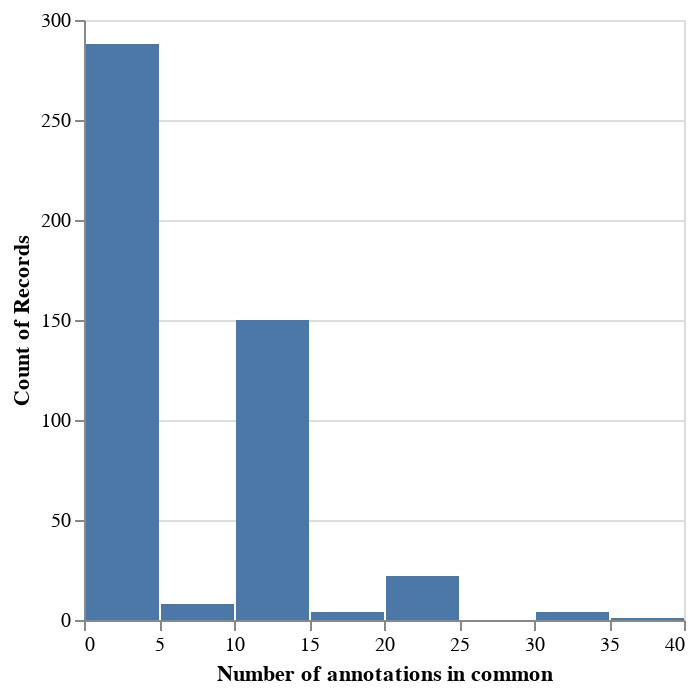

Here is the notebook cell this chart was saved with:
### Code cell
import altair as alt

alt.Chart(counts_df.set_index(np.arange(len(counts_df)))).mark_bar().encode(
    alt.X("num_annotations_common:Q", bin=True, title='Number of annotations in common'),
    y='count()',
)

### Figure 1 — Vega-Lite specification as saved in the notebook (floating-point values rounded to 4 significant figures; data arrays with more than 128 entries replaced by an {"elided": "..."} marker saying what was removed)
{"config": {"view": {"continuousWidth": 300, "continuousHeight": 300}}, "data": {"name": "data-d16d525281c4fdedbd3ac3b93ecd3768"}, "mark": {"type": "bar"}, "encoding": {"x": {"bin": true, "field": "num_annotations_common", "title": "Number of annotations in common", "type": "quantitative"}, "y": {"aggregate": "count", "type": "quantitative"}}, "$schema": "https://vega.github.io/schema/vega-lite/v5.16.3.json", "datasets": {"data-d16d525281c4fdedbd3ac3b93ecd3768": {"elided": "477 records"}}}
